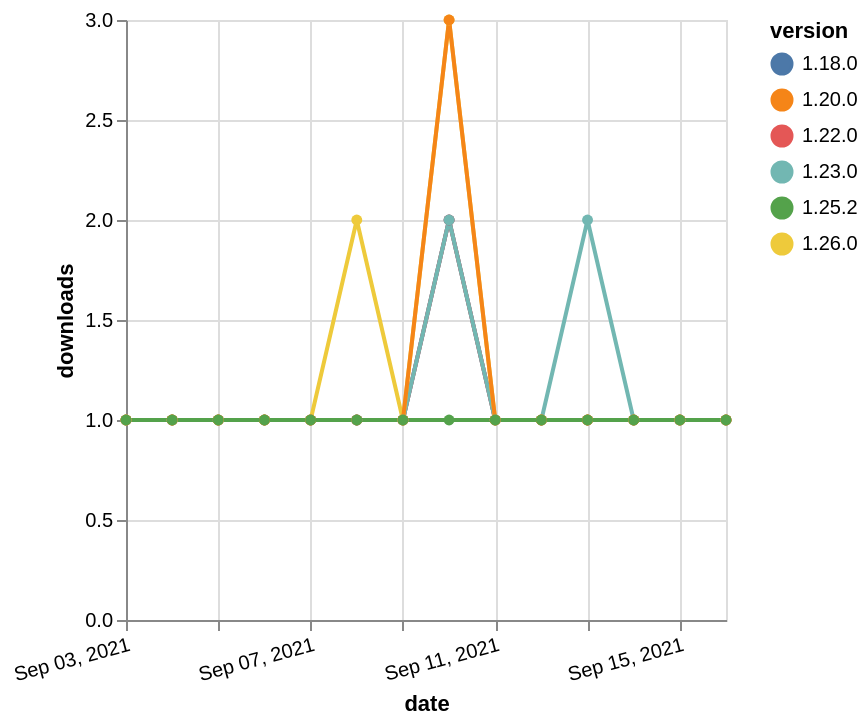

Here is the Vega-Lite specification saved for this chart:
### Vega-Lite specification from a JSON file in a GitHub repository (floating-point values rounded to 4 significant figures)
{"$schema": "https://vega.github.io/schema/vega-lite/v5.json", "description": "A simple bar chart with embedded data.", "data": {"values": [{"date": "2021-09-03", "total": 216, "delta": 1, "version": "1.18.0"}, {"date": "2021-09-04", "total": 217, "delta": 1, "version": "1.18.0"}, {"date": "2021-09-05", "total": 218, "delta": 1, "version": "1.18.0"}, {"date": "2021-09-06", "total": 219, "delta": 1, "version": "1.18.0"}, {"date": "2021-09-07", "total": 220, "delta": 1, "version": "1.18.0"}, {"date": "2021-09-08", "total": 221, "delta": 1, "version": "1.18.0"}, {"date": "2021-09-09", "total": 222, "delta": 1, "version": "1.18.0"}, {"date": "2021-09-10", "total": 224, "delta": 2, "version": "1.18.0"}, {"date": "2021-09-11", "total": 225, "delta": 1, "version": "1.18.0"}, {"date": "2021-09-12", "total": 226, "delta": 1, "version": "1.18.0"}, {"date": "2021-09-13", "total": 227, "delta": 1, "version": "1.18.0"}, {"date": "2021-09-14", "total": 228, "delta": 1, "version": "1.18.0"}, {"date": "2021-09-15", "total": 229, "delta": 1, "version": "1.18.0"}, {"date": "2021-09-16", "total": 230, "delta": 1, "version": "1.18.0"}, {"date": "2021-09-03", "total": 167, "delta": 1, "version": "1.22.0"}, {"date": "2021-09-04", "total": 168, "delta": 1, "version": "1.22.0"}, {"date": "2021-09-05", "total": 169, "delta": 1, "version": "1.22.0"}, {"date": "2021-09-06", "total": 170, "delta": 1, "version": "1.22.0"}, {"date": "2021-09-07", "total": 171, "delta": 1, "version": "1.22.0"}, {"date": "2021-09-08", "total": 172, "delta": 1, "version": "1.22.0"}, {"date": "2021-09-09", "total": 173, "delta": 1, "version": "1.22.0"}, {"date": "2021-09-10", "total": 175, "delta": 2, "version": "1.22.0"}, {"date": "2021-09-11", "total": 176, "delta": 1, "version": "1.22.0"}, {"date": "2021-09-12", "total": 177, "delta": 1, "version": "1.22.0"}, {"date": "2021-09-13", "total": 178, "delta": 1, "version": "1.22.0"}, {"date": "2021-09-14", "total": 179, "delta": 1, "version": "1.22.0"}, {"date": "2021-09-15", "total": 180, "delta": 1, "version": "1.22.0"}, {"date": "2021-09-16", "total": 181, "delta": 1, "version": "1.22.0"}, {"date": "2021-09-03", "total": 156, "delta": 1, "version": "1.23.0"}, {"date": "2021-09-04", "total": 157, "delta": 1, "version": "1.23.0"}, {"date": "2021-09-05", "total": 158, "delta": 1, "version": "1.23.0"}, {"date": "2021-09-06", "total": 159, "delta": 1, "version": "1.23.0"}, {"date": "2021-09-07", "total": 160, "delta": 1, "version": "1.23.0"}, {"date": "2021-09-08", "total": 161, "delta": 1, "version": "1.23.0"}, {"date": "2021-09-09", "total": 162, "delta": 1, "version": "1.23.0"}, {"date": "2021-09-10", "total": 164, "delta": 2, "version": "1.23.0"}, {"date": "2021-09-11", "total": 165, "delta": 1, "version": "1.23.0"}, {"date": "2021-09-12", "total": 166, "delta": 1, "version": "1.23.0"}, {"date": "2021-09-13", "total": 168, "delta": 2, "version": "1.23.0"}, {"date": "2021-09-14", "total": 169, "delta": 1, "version": "1.23.0"}, {"date": "2021-09-15", "total": 170, "delta": 1, "version": "1.23.0"}, {"date": "2021-09-16", "total": 171, "delta": 1, "version": "1.23.0"}, {"date": "2021-09-03", "total": 170, "delta": 1, "version": "1.26.0"}, {"date": "2021-09-04", "total": 171, "delta": 1, "version": "1.26.0"}, {"date": "2021-09-05", "total": 172, "delta": 1, "version": "1.26.0"}, {"date": "2021-09-06", "total": 173, "delta": 1, "version": "1.26.0"}, {"date": "2021-09-07", "total": 174, "delta": 1, "version": "1.26.0"}, {"date": "2021-09-08", "total": 176, "delta": 2, "version": "1.26.0"}, {"date": "2021-09-09", "total": 177, "delta": 1, "version": "1.26.0"}, {"date": "2021-09-10", "total": 180, "delta": 3, "version": "1.26.0"}, {"date": "2021-09-11", "total": 181, "delta": 1, "version": "1.26.0"}, {"date": "2021-09-12", "total": 182, "delta": 1, "version": "1.26.0"}, {"date": "2021-09-13", "total": 183, "delta": 1, "version": "1.26.0"}, {"date": "2021-09-14", "total": 184, "delta": 1, "version": "1.26.0"}, {"date": "2021-09-15", "total": 185, "delta": 1, "version": "1.26.0"}, {"date": "2021-09-16", "total": 186, "delta": 1, "version": "1.26.0"}, {"date": "2021-09-03", "total": 285, "delta": 1, "version": "1.20.0"}, {"date": "2021-09-04", "total": 286, "delta": 1, "version": "1.20.0"}, {"date": "2021-09-05", "total": 287, "delta": 1, "version": "1.20.0"}, {"date": "2021-09-06", "total": 288, "delta": 1, "version": "1.20.0"}, {"date": "2021-09-07", "total": 289, "delta": 1, "version": "1.20.0"}, {"date": "2021-09-08", "total": 290, "delta": 1, "version": "1.20.0"}, {"date": "2021-09-09", "total": 291, "delta": 1, "version": "1.20.0"}, {"date": "2021-09-10", "total": 294, "delta": 3, "version": "1.20.0"}, {"date": "2021-09-11", "total": 295, "delta": 1, "version": "1.20.0"}, {"date": "2021-09-12", "total": 296, "delta": 1, "version": "1.20.0"}, {"date": "2021-09-13", "total": 297, "delta": 1, "version": "1.20.0"}, {"date": "2021-09-14", "total": 298, "delta": 1, "version": "1.20.0"}, {"date": "2021-09-15", "total": 299, "delta": 1, "version": "1.20.0"}, {"date": "2021-09-16", "total": 300, "delta": 1, "version": "1.20.0"}, {"date": "2021-09-03", "total": 140, "delta": 1, "version": "1.25.2"}, {"date": "2021-09-04", "total": 141, "delta": 1, "version": "1.25.2"}, {"date": "2021-09-05", "total": 142, "delta": 1, "version": "1.25.2"}, {"date": "2021-09-06", "total": 143, "delta": 1, "version": "1.25.2"}, {"date": "2021-09-07", "total": 144, "delta": 1, "version": "1.25.2"}, {"date": "2021-09-08", "total": 145, "delta": 1, "version": "1.25.2"}, {"date": "2021-09-09", "total": 146, "delta": 1, "version": "1.25.2"}, {"date": "2021-09-10", "total": 147, "delta": 1, "version": "1.25.2"}, {"date": "2021-09-11", "total": 148, "delta": 1, "version": "1.25.2"}, {"date": "2021-09-12", "total": 149, "delta": 1, "version": "1.25.2"}, {"date": "2021-09-13", "total": 150, "delta": 1, "version": "1.25.2"}, {"date": "2021-09-14", "total": 151, "delta": 1, "version": "1.25.2"}, {"date": "2021-09-15", "total": 152, "delta": 1, "version": "1.25.2"}, {"date": "2021-09-16", "total": 153, "delta": 1, "version": "1.25.2"}]}, "width": "container", "mark": {"type": "line", "point": {"filled": true}}, "encoding": {"x": {"field": "date", "type": "temporal", "timeUnit": "yearmonthdate", "title": "date", "axis": {"labelAngle": -15}}, "y": {"field": "delta", "type": "quantitative", "title": "downloads"}, "color": {"field": "version", "type": "nominal"}, "tooltip": {"field": "delta"}}}
